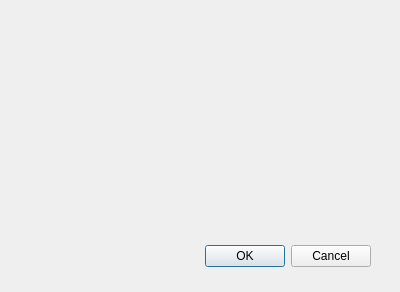
<?xml version="1.0" encoding="UTF-8"?>
<ui version="4.0">
 <class>TreeSLDialogBase</class>
 <widget class="QDialog" name="TreeSLDialogBase">
  <property name="geometry">
   <rect>
    <x>0</x>
    <y>0</y>
    <width>400</width>
    <height>292</height>
   </rect>
  </property>
  <property name="windowTitle">
   <string>TreeSL</string>
  </property>
  <widget class="QDialogButtonBox" name="button_box">
   <property name="geometry">
    <rect>
     <x>30</x>
     <y>240</y>
     <width>341</width>
     <height>32</height>
    </rect>
   </property>
   <property name="orientation">
    <enum>Qt::Horizontal</enum>
   </property>
   <property name="standardButtons">
    <set>QDialogButtonBox::Cancel|QDialogButtonBox::Ok</set>
   </property>
  </widget>
 </widget>
 <resources/>
 <connections>
  <connection>
   <sender>button_box</sender>
   <signal>accepted()</signal>
   <receiver>TreeSLDialogBase</receiver>
   <slot>accept()</slot>
   <hints>
    <hint type="sourcelabel">
     <x>20</x>
     <y>20</y>
    </hint>
    <hint type="destinationlabel">
     <x>20</x>
     <y>20</y>
    </hint>
   </hints>
  </connection>
  <connection>
   <sender>button_box</sender>
   <signal>rejected()</signal>
   <receiver>TreeSLDialogBase</receiver>
   <slot>reject()</slot>
   <hints>
    <hint type="sourcelabel">
     <x>20</x>
     <y>20</y>
    </hint>
    <hint type="destinationlabel">
     <x>20</x>
     <y>20</y>
    </hint>
   </hints>
  </connection>
 </connections>
</ui>
